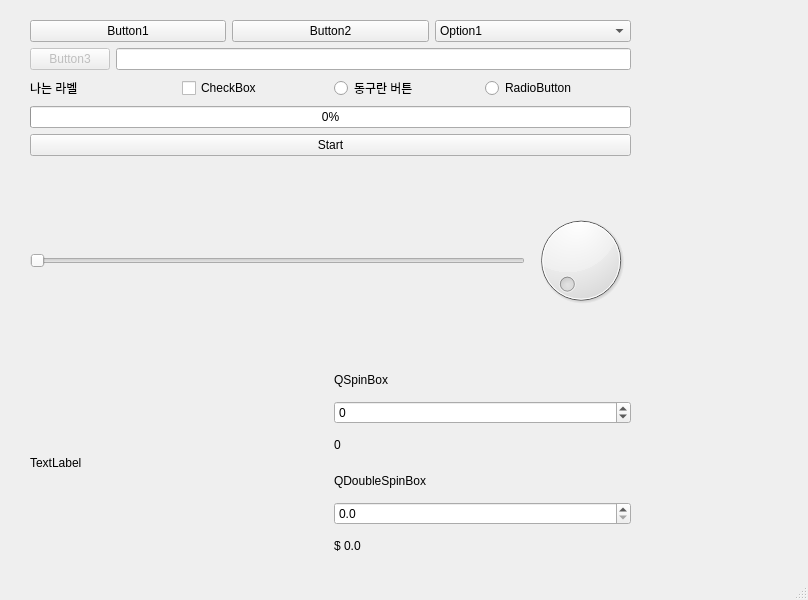
<?xml version="1.0" encoding="UTF-8"?>
<ui version="4.0">
 <class>MainWindow</class>
 <widget class="QMainWindow" name="MainWindow">
  <property name="geometry">
   <rect>
    <x>0</x>
    <y>0</y>
    <width>808</width>
    <height>600</height>
   </rect>
  </property>
  <property name="windowTitle">
   <string>MainWindow</string>
  </property>
  <widget class="QWidget" name="centralwidget">
   <widget class="QWidget" name="verticalLayoutWidget">
    <property name="geometry">
     <rect>
      <x>30</x>
      <y>20</y>
      <width>601</width>
      <height>541</height>
     </rect>
    </property>
    <layout class="QVBoxLayout" name="verticalLayout">
     <item>
      <layout class="QHBoxLayout" name="horizontalLayout">
       <item>
        <widget class="QPushButton" name="btn1">
         <property name="text">
          <string>Button1</string>
         </property>
        </widget>
       </item>
       <item>
        <widget class="QPushButton" name="btn2">
         <property name="text">
          <string>Button2</string>
         </property>
        </widget>
       </item>
       <item>
        <widget class="QComboBox" name="comboBox">
         <item>
          <property name="text">
           <string>Option1</string>
          </property>
         </item>
         <item>
          <property name="text">
           <string>Option2</string>
          </property>
         </item>
         <item>
          <property name="text">
           <string>Option3</string>
          </property>
         </item>
         <item>
          <property name="text">
           <string>Option4</string>
          </property>
         </item>
        </widget>
       </item>
      </layout>
     </item>
     <item>
      <layout class="QHBoxLayout" name="horizontalLayout_2">
       <item>
        <widget class="QPushButton" name="btn3">
         <property name="enabled">
          <bool>false</bool>
         </property>
         <property name="text">
          <string>Button3</string>
         </property>
        </widget>
       </item>
       <item>
        <widget class="QLineEdit" name="lineEdit"/>
       </item>
      </layout>
     </item>
     <item>
      <layout class="QHBoxLayout" name="horizontalLayout_3">
       <item>
        <widget class="QLabel" name="label">
         <property name="text">
          <string>나는 라벨</string>
         </property>
        </widget>
       </item>
       <item>
        <widget class="QCheckBox" name="cb">
         <property name="text">
          <string>CheckBox</string>
         </property>
        </widget>
       </item>
       <item>
        <widget class="QRadioButton" name="rbtn1">
         <property name="text">
          <string>동구란 버튼</string>
         </property>
        </widget>
       </item>
       <item>
        <widget class="QRadioButton" name="rbtn2">
         <property name="text">
          <string>RadioButton</string>
         </property>
        </widget>
       </item>
      </layout>
     </item>
     <item>
      <widget class="QProgressBar" name="pbar">
       <property name="value">
        <number>0</number>
       </property>
      </widget>
     </item>
     <item>
      <widget class="QPushButton" name="btnS">
       <property name="text">
        <string>Start</string>
       </property>
      </widget>
     </item>
     <item>
      <layout class="QHBoxLayout" name="horizontalLayout_4">
       <item>
        <widget class="QSlider" name="slider">
         <property name="maximum">
          <number>50</number>
         </property>
         <property name="singleStep">
          <number>2</number>
         </property>
         <property name="orientation">
          <enum>Qt::Horizontal</enum>
         </property>
        </widget>
       </item>
       <item>
        <widget class="QDial" name="dial">
         <property name="maximum">
          <number>50</number>
         </property>
        </widget>
       </item>
      </layout>
     </item>
     <item>
      <layout class="QHBoxLayout" name="horizontalLayout_5">
       <item>
        <widget class="QLabel" name="lbl_img">
         <property name="text">
          <string>TextLabel</string>
         </property>
        </widget>
       </item>
       <item>
        <layout class="QVBoxLayout" name="verticalLayout_2">
         <item>
          <widget class="QLabel" name="label_4">
           <property name="text">
            <string>QSpinBox</string>
           </property>
          </widget>
         </item>
         <item>
          <widget class="QSpinBox" name="spinbox">
           <property name="minimum">
            <number>-10</number>
           </property>
           <property name="maximum">
            <number>30</number>
           </property>
           <property name="singleStep">
            <number>2</number>
           </property>
          </widget>
         </item>
         <item>
          <widget class="QLabel" name="lbl2">
           <property name="text">
            <string>0</string>
           </property>
          </widget>
         </item>
         <item>
          <widget class="QLabel" name="label_3">
           <property name="text">
            <string>QDoubleSpinBox</string>
           </property>
          </widget>
         </item>
         <item>
          <widget class="QDoubleSpinBox" name="dspinbox">
           <property name="decimals">
            <number>1</number>
           </property>
           <property name="maximum">
            <double>100.000000000000000</double>
           </property>
           <property name="singleStep">
            <double>0.500000000000000</double>
           </property>
          </widget>
         </item>
         <item>
          <widget class="QLabel" name="lbl4">
           <property name="text">
            <string>$ 0.0</string>
           </property>
          </widget>
         </item>
        </layout>
       </item>
      </layout>
     </item>
    </layout>
   </widget>
  </widget>
  <widget class="QMenuBar" name="menubar">
   <property name="geometry">
    <rect>
     <x>0</x>
     <y>0</y>
     <width>808</width>
     <height>18</height>
    </rect>
   </property>
  </widget>
  <widget class="QStatusBar" name="statusbar"/>
 </widget>
 <resources/>
 <connections/>
</ui>
